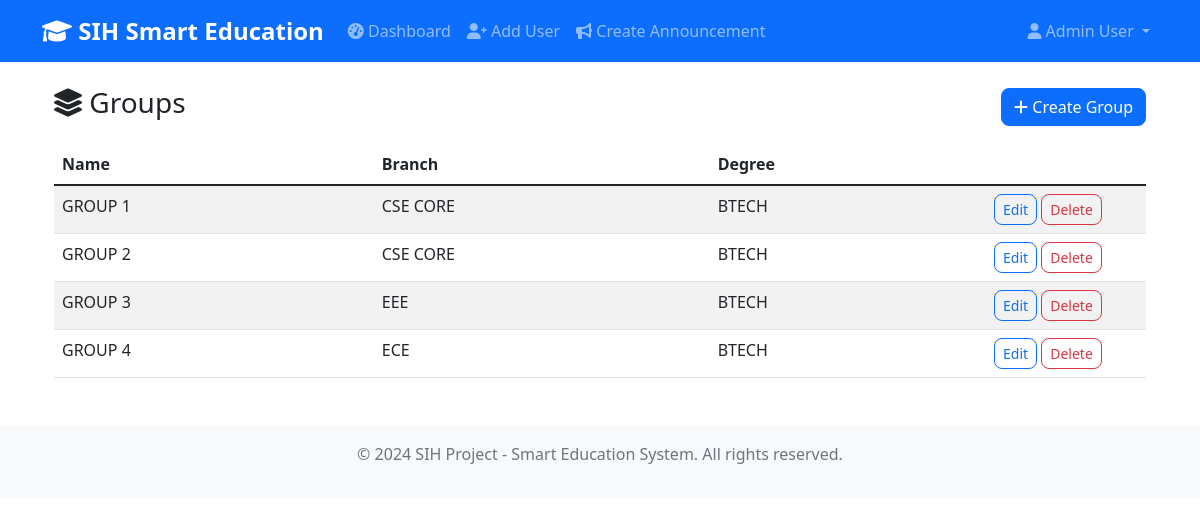
Screenshot of /admins/groups/ (signed in) with the database file from the repository.
### admins/models.py (models this page shows, shortened)
class Group(models.Model):
    branch = models.ForeignKey(Branch, on_delete=models.CASCADE)
    degree = models.ForeignKey(Degree, on_delete=models.CASCADE)
    name = models.CharField(max_length=50)
    class Meta:
        unique_together = ("branch", "degree", "name")

class Branch(models.Model):
    name = models.CharField(max_length=100)
    degree = models.ForeignKey('admins.Degree', on_delete=models.CASCADE, related_name='branches', null=True, blank=True)

class Degree(models.Model):
    name = models.CharField(max_length=100)

### admins/views.py (the view)
# urls.py: path('groups/', views.groups_list, name='groups_list'),
@login_required
def groups_list(request):
    if not _require_staff(request.user):
        messages.error(request, 'Access denied.')
        return redirect('core:dashboard')
    groups = Group.objects.select_related('branch', 'degree')
    return render(request, 'admins/groups_list.html', {'groups': groups})

### admins/views.py (called while the page is built)
def _require_staff(user):
    return user.is_staff

### templates/admins/groups_list.html (shortened to what this page needs)
{% extends 'base.html' %}
{% block content %}
<div class="container mt-4">
  <div class="d-flex justify-content-between align-items-center">
    <h3><i class="fas fa-layer-group"></i> Groups</h3>
    <a class="btn btn-primary" href="{% url 'admins:group_create' %}">
        <i class="fas fa-plus"></i> Create Group
    </a>
  </div>
  <table class="table table-striped mt-3">
    <thead><tr><th>Name</th><th>Branch</th><th>Degree</th><th style="width:160px;"></th></tr></thead>
    <tbody>
      {% for g in groups %}
      <tr>
        <td>{{ g.name }}</td>
        <td>{{ g.branch.name }}</td>
        <td>{{ g.degree.name }}</td>
        <td>
          <a class="btn btn-sm btn-outline-primary" href="{% url 'admins:group_edit' g.id %}">Edit</a>
          <a class="btn btn-sm btn-outline-danger" href="{% url 'admins:group_delete' g.id %}">Delete</a>
        </td>
      </tr>
      {% empty %}
      <tr><td colspan="4" class="text-muted">No groups</td></tr>
      {% endfor %}
    </tbody>
  </table>
</div>
{% endblock %}

### templates/base.html (shortened to what this page needs)
<!DOCTYPE html>
<html lang="en">
<head>
    <link href="https://cdn.jsdelivr.net/npm/bootstrap@5.1.3/dist/css/bootstrap.min.css" rel="stylesheet">
    <link href="https://cdnjs.cloudflare.com/ajax/libs/font-awesome/6.0.0/css/all.min.css" rel="stylesheet">
    {% load static %}
    <link href="{% static 'css/custom.css' %}" rel="stylesheet">
</head>
<body>
    <nav class="navbar navbar-expand-lg navbar-dark bg-primary">
        <div class="container">
            <a class="navbar-brand" href="{% url 'core:dashboard' %}">
                <i class="fas fa-graduation-cap"></i> SIH Smart Education
            </a>
            <div class="collapse navbar-collapse" id="navbarNav">
                <ul class="navbar-nav me-auto">
                    {% if user.is_authenticated %}
                        <li class="nav-item">
                            <a class="nav-link" href="{% url 'core:dashboard' %}">
                                <i class="fas fa-tachometer-alt"></i> Dashboard
                            </a>
                        </li>
                        {% if user.student %}
                            <li class="nav-item">
                                <a class="nav-link" href="{% url 'students:materials_list' %}">
                                    <i class="fas fa-file-alt"></i> Materials
                                </a>
                            </li>
                            <li class="nav-item">
                                <a class="nav-link" href="{% url 'students:scan_qr' %}">
                                    <i class="fas fa-qrcode"></i> Scan QR
                                </a>
                            </li>
                        {% elif user.teacher %}
                            <li class="nav-item">
                                <a class="nav-link" href="{% url 'teachers:group_selection' %}">
                                    <i class="fas fa-users"></i> Select Group
                                </a>
                            </li>
                        {% elif user.is_staff %}
                            <li class="nav-item">
                                <a class="nav-link" href="{% url 'admins:add_user' %}">
                                    <i class="fas fa-user-plus"></i> Add User
                                </a>
                            </li>
                            <li class="nav-item">
                                <a class="nav-link" href="{% url 'admins:create_announcement' %}">
                                    <i class="fas fa-bullhorn"></i> Create Announcement
                                </a>
                            </li>
                        {% endif %}
                    {% endif %}
                </ul>
                <ul class="navbar-nav">
                    {% if user.is_authenticated %}
                        <li class="nav-item dropdown">
                            <a class="nav-link dropdown-toggle" href="#" id="navbarDropdown" role="button" data-bs-toggle="dropdown">
                                <i class="fas fa-user"></i> {{ user.get_full_name|default:user.username }}
                            </a>
                        </li>
                    {% endif %}
                </ul>
            </div>
        </div>
    </nav>
    <main class="container mt-4">
        {% block content %}
        {% endblock %}
    </main>
    <footer class="bg-light text-center text-muted py-3 mt-5">
        <div class="container">
            <p>&copy; 2024 SIH Project - Smart Education System. All rights reserved.</p>
        </div>
    </footer>
</body>
</html>

### static/css/custom.css (style rules this page uses)
:root { --primary-color: #007bff; --secondary-color: #6c757d; --success-color: #28a745; --warning-color: #ffc107; --danger-color: #dc3545; --info-color: #17a2b8; --light-color: #f8f9fa; --dark-color: #343a40; }
.btn { border-radius: 8px; font-weight: 500; transition: all 0.2s ease-in-out; }
.navbar-brand { font-weight: 700; font-size: 1.5rem; }
.navbar-nav .nav-link { font-weight: 500; transition: color 0.2s ease-in-out; }

### templates/base.html (style rules this page uses)
.navbar-brand { font-weight: bold; }

### rows the page displays
Group: name "GROUP 1", branch.name "CSE CORE", degree.name "BTECH"
Group: name "GROUP 2", branch.name "CSE CORE", degree.name "BTECH"
Group: name "GROUP 3", branch.name "EEE", degree.name "BTECH"
Group: name "GROUP 4", branch.name "ECE", degree.name "BTECH"

### other values shown
{{ user.get_full_name|default:user.username }} "Admin User"
